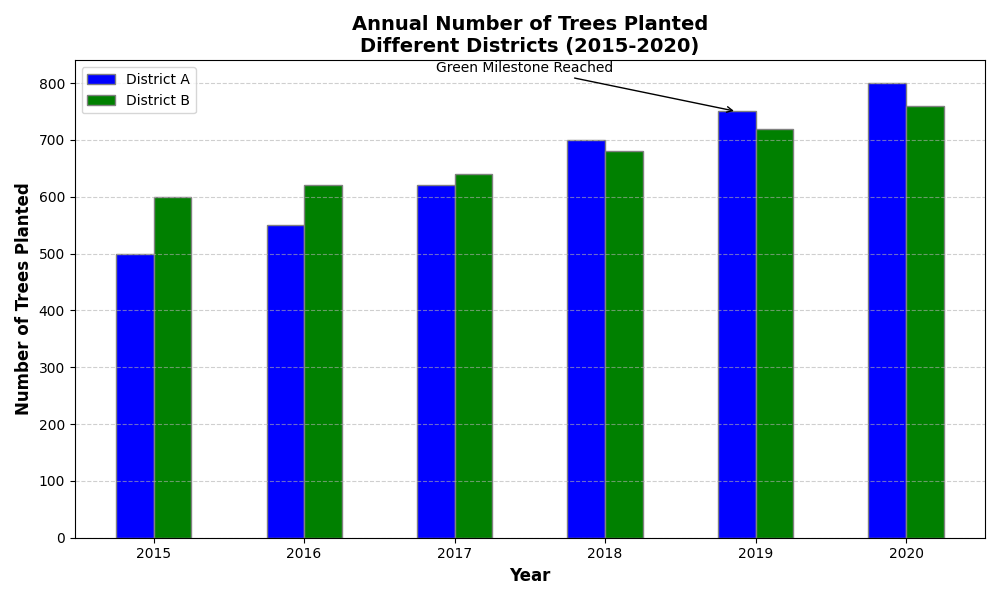

This figure's Python source:
import matplotlib.pyplot as plt
import numpy as np

# Define data: Years and number of trees planted in two different districts
years = np.arange(2015, 2021)
districtA_trees = np.array([500, 550, 620, 700, 750, 800])
districtB_trees = np.array([600, 620, 640, 680, 720, 760])

# Define the bar width and positions
bar_width = 0.25
r1 = np.arange(len(years))
r2 = [x + bar_width for x in r1]

# Create the figure and ax (the subplot)
fig, ax = plt.subplots(figsize=(10, 6))

# Plot data for each district
ax.bar(r1, districtA_trees, color='blue', width=bar_width, edgecolor='grey', label='District A')
ax.bar(r2, districtB_trees, color='green', width=bar_width, edgecolor='grey', label='District B')

# Add titles and labels
ax.set_xlabel('Year', fontweight='bold', fontsize=12)
ax.set_ylabel('Number of Trees Planted', fontweight='bold', fontsize=12)
ax.set_title('Annual Number of Trees Planted\nDifferent Districts (2015-2020)', fontweight='bold', fontsize=14)
ax.set_xticks([r + bar_width / 2 for r in range(len(years))])
ax.set_xticklabels(years)

# Add legend
ax.legend()

# Customize the grid and layout
ax.grid(True, linestyle='--', alpha=0.6, axis='y')
plt.tight_layout()

# Highlight significant years
ax.annotate('Green Milestone Reached', xy=(4, 750), xytext=(2, 820),
            arrowprops=dict(facecolor='black', arrowstyle='->'), fontsize=10)

# Ensure layout is tidy
plt.tight_layout()

# Display the plot
plt.show()
